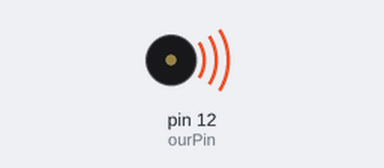
The sketch below on a simulated Arduino Uno, built with avr-gcc and run on an emulated ATmega328P. Shown: buzzer (waves = sounding).

Above: at 0.5 s.
Timing chart, 0 to 4.6 s (numbered marks = the images above):
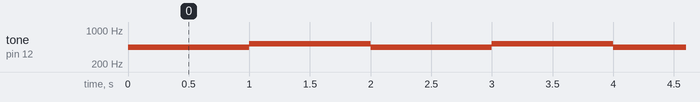

The sketch:

intro_arduino_lab_beep.ino
```cpp
int ourPin = 12;
void setup()
{
  pinMode(ourPin, OUTPUT);
}


void loop()
{
  tone(ourPin, 440);
  delay(1000);
  tone(ourPin, 523);
  delay(1000);
}
```

Measured:
- by itself, tone on pin 12 (ourPin): alternates 523 Hz for 1.0 s and 440 Hz for 1.0 s
